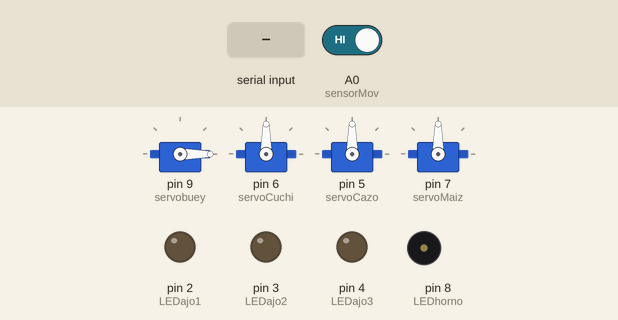
Simulated run of this sketch. Board: Arduino Uno, built with avr-gcc and run on an emulated ATmega328P. Parts: 4 × servo, output pins drawn as LEDs (lit = HIGH), buzzer (waves = sounding, pin HIGH). The test bench sets the inputs (shaded band); at power-on: A0 (sensorMov) HIGH. Random numbers use the default seed unless the sketch sets one.

Above: at 3.0 s.
3.1 s: "2" received over Serial
6.6 s: A0 (sensorMov) driven LOW
At 10.9 s:
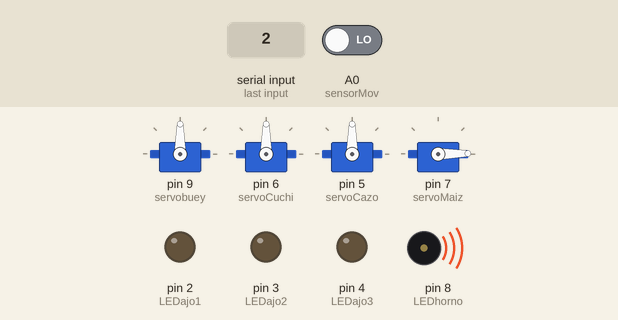
11.9 s: "1" received over Serial
At 13.8 s:
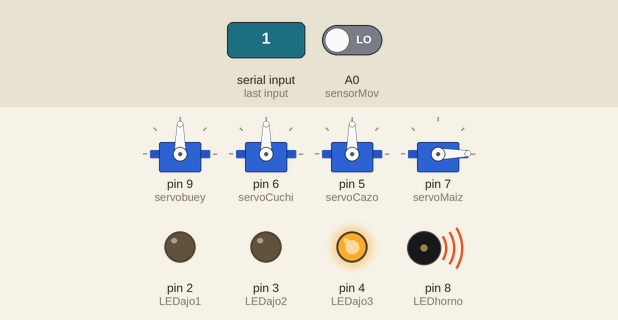
15.4 s: "3" received over Serial
At 16.4 s:
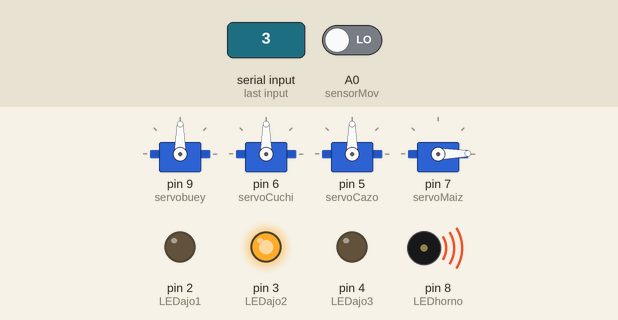
18.0 s: A0 (sensorMov) driven HIGH
At 20.3 s:
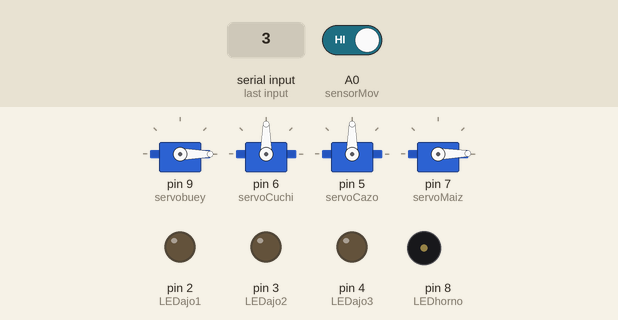
21.1 s: "4" received over Serial
Timing chart, 0 to 26.0 s (numbered marks = the images above; inputs shaded):
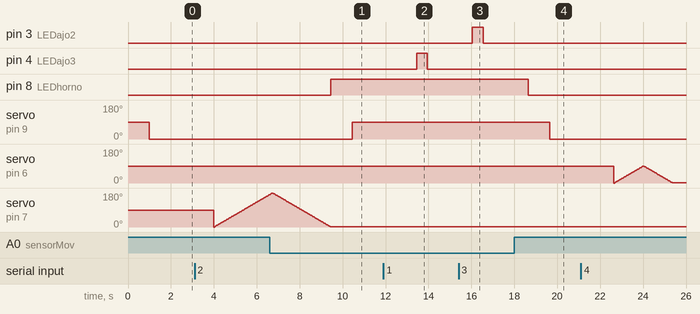

Measured:
- after the input at 6.6 s, pin 8 (LEDhorno): LOW → HIGH after 2.8 s; servo on pin 9 (servobuey): 0° → 90° after 3.8 s
- after the input at 11.9 s, pin 4 (LEDajo3): LOW → HIGH after 1.5 s, → LOW 0.50 s later
- after the input at 15.4 s, pin 3 (LEDajo2): LOW → HIGH after 0.64 s, → LOW 0.50 s later
- after the input at 18.0 s, pin 8 (LEDhorno): HIGH → LOW after 0.64 s; servo on pin 9 (servobuey): 90° → 0° after 1.6 s
- by itself, servo on pin 7 (servoMaiz): rises from 172° to 180° in 0.09 s, then falls to 1° in 2.7 s

The sketch:

final_5oct2019.ino
```cpp
#include <Servo.h>

//------ LEDS ------//
//leds para ajos
int LEDajo1 = 2;
int LEDajo2 = 3;
int LEDajo3 = 4;
int randomNumber = 0;

//int ledprueba = 12;

//Led horno
int LEDhorno = 8;

//------ SENSOR DE MOVIMIENTO ------//
int sensorMov = A0;
int sensorValor = 0;

//------ SERVOMOTORES ------//

//Servo buey
Servo servobuey;
int posbuey = 0;

//Servo cuchillo
Servo servoCuchi;
int poscuchillo = 0;

//Servo Cazo
Servo servoCazo;
int poscazo = 0;

//Servo Maiz
Servo servoMaiz;
int posmaiz = 0;

//------ SET UP ------//
void setup() {

  //Inicializar el puerto serial
  Serial.begin(9600);

  //Inicializar leds
  pinMode (LEDajo1, OUTPUT);
  pinMode (LEDajo2, OUTPUT);
  pinMode (LEDajo3, OUTPUT);
  pinMode (LEDhorno, OUTPUT);

  //Inicializar sensor de movimiento
  pinMode (sensorMov, INPUT);

  //Inicializar los servos
  servobuey.attach(9);
  servoCuchi.attach(6); //cinta rojo
  servoCazo.attach(5); // cinta verde
  servoMaiz.attach(7); // cinta amarilla

  //Semilla para ajos random
  randomSeed(analogRead(A1));
}

//------ FUNCIONES LEDS------//
void prendeAjos()
{
  randomNumber = random(2,5); //genera número aleatorio entre 2 y 5 (los pines+1)

  digitalWrite(randomNumber, HIGH);
  delay (500);
  digitalWrite(randomNumber, LOW);
  delay (100);
}

void prendeHorno()
{
  digitalWrite (LEDhorno, HIGH);
  delay(1000);
}

void apagaHorno()
{
  digitalWrite (LEDhorno, LOW);
  delay(1000);
}

//----- FUNCIONES SERVOMOTORES -----//

void entraBuey()
{
  //for (posbuey = 0; posbuey <=90; posbuey +5)
  //{
    servobuey.write(90);
    delay (1000);
  //}
}

void saleBuey()
{
  //for (posbuey = 90; posbuey>0; posbuey -5)
  //{
    servobuey.write(0);
    delay (1000);
  //}
}

void moverCuchillo()
{
   for (poscuchillo = 0; poscuchillo <=90; poscuchillo ++)
   {
    servoCuchi.write(poscuchillo);
    delay (15);
   }

  for (poscuchillo = 90; poscuchillo>0; poscuchillo --)
  {
    servoCuchi.write(poscuchillo);
    delay (15);
  }
}

void moverManoCazo()
{
   for (poscazo = 0; poscazo <=180; poscazo ++)
   {
    servoCazo.write(poscazo);
    delay (15);
   }

  for (poscazo = 180; poscazo>0; poscazo--)
  {
    servoCazo.write(poscazo);
    delay (15);
  }
}

void molerMaiz()
{
  for (posmaiz = 0; posmaiz <=180; posmaiz ++)
  {
    servoMaiz.write(posmaiz);
    delay (15);
  }

  for (posmaiz = 180; posmaiz>0; posmaiz--)
  {
    servoMaiz.write(posmaiz);
    delay (15);
  }
}

//------ FUNCION LOOP ------//
void loop() {

 //Acciones para el sensor de movimiento
 //Compara contra LOW para infrarrojo y para sensor de movimiento con HIGH
 sensorValor = digitalRead(sensorMov);
  if (sensorValor == LOW)
  {
    prendeHorno();
    entraBuey();
  }
  else
  {
    apagaHorno();
    saleBuey();
  }

 //Acciones para el puerto serial

 if (Serial.available() > 0)
  {
    char option = Serial.read();

    if ( option == '1') //pimiento
    {
      prendeAjos();
    }
    else
    {
      if ( option == '2') //Limon/calabaza verde
      {
        molerMaiz();
      }
      else
      {
        if ( option == '3')//manzana
        {
          //no hace nada
          prendeAjos();
        }
        else
        {
          if ( option == '4') //cebolla
          {
            moverCuchillo();
          }
          else
          {
            if ( option == '5') //chile
            {
              //no hace nada
            }
            else
            {
              if ( option == '6') //palita
              {
                moverManoCazo();
              }
            }
          }
        }
      }

    }

  }//fin Serial.avaliable

}
```
